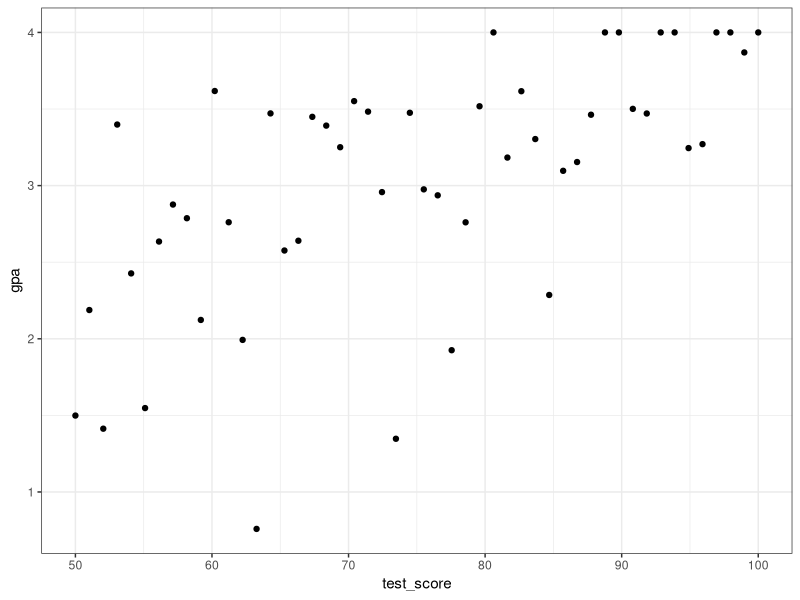
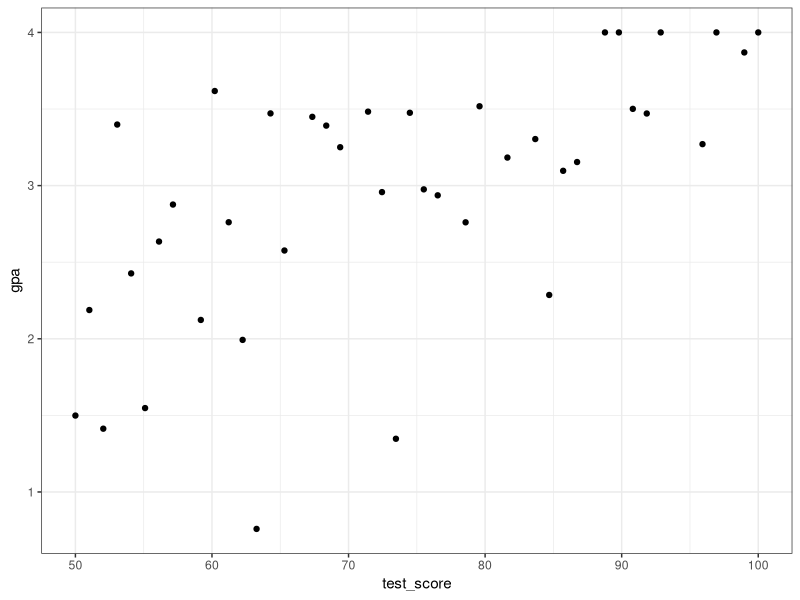
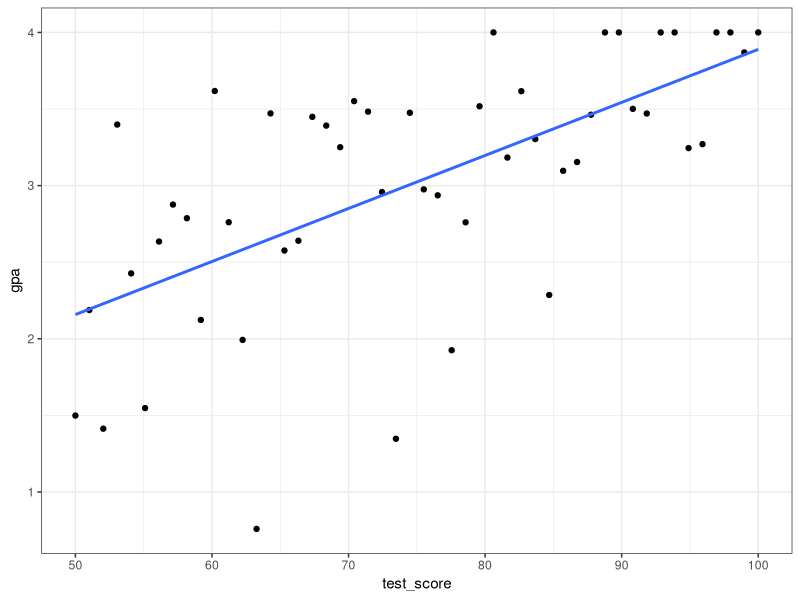
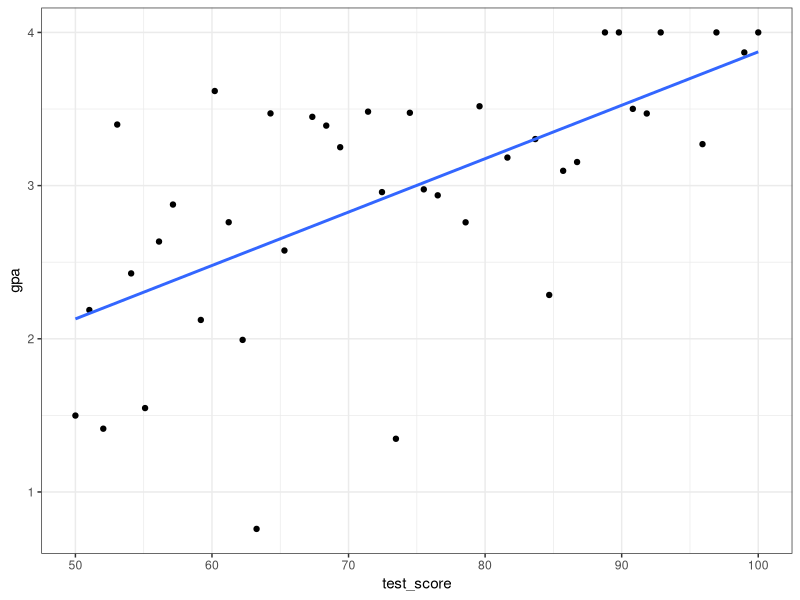
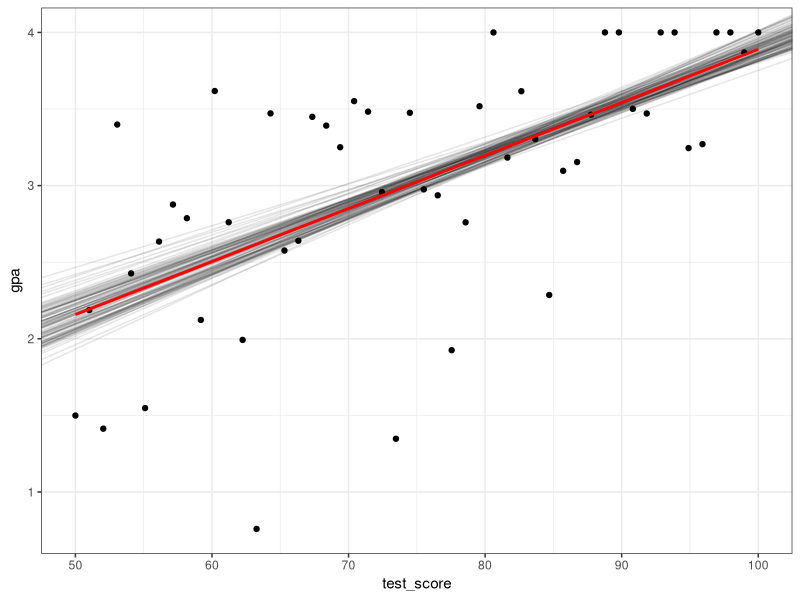
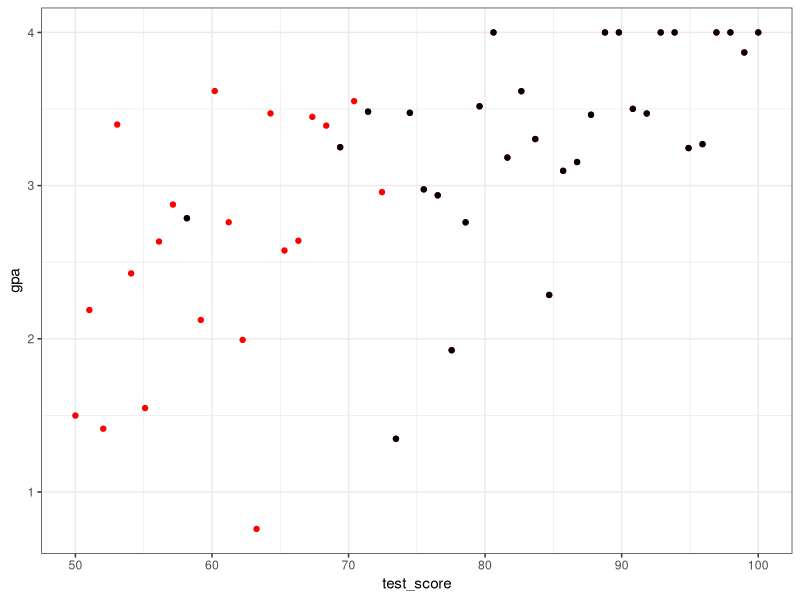
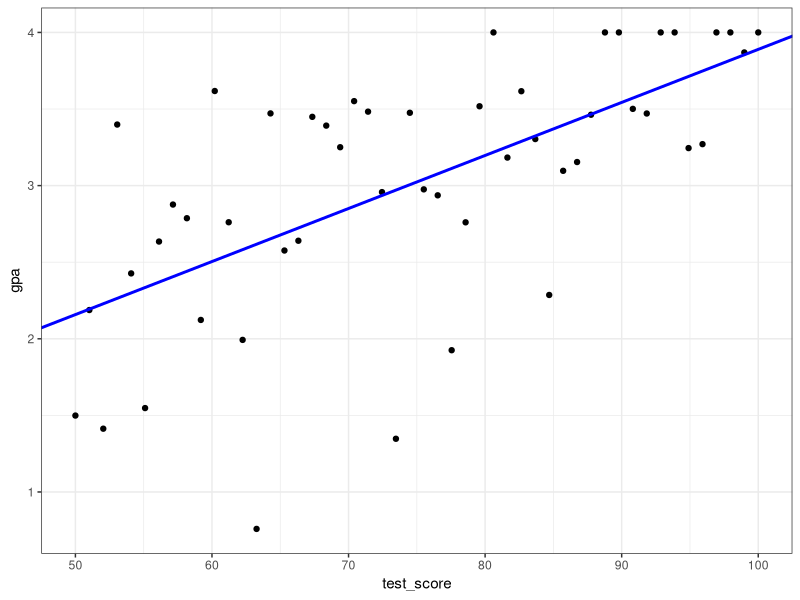
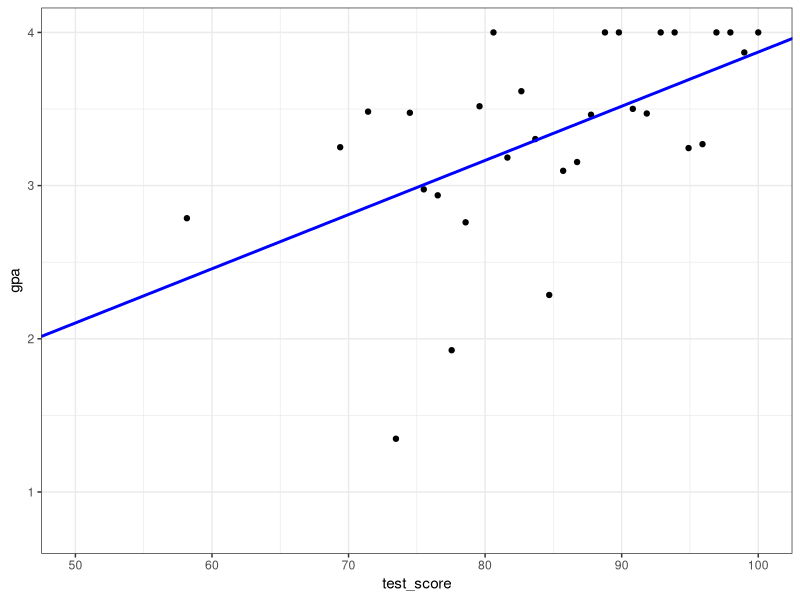

These figures' R source, in order:
## ---- chunk 1
rm(list=ls())
library(MASS)
library(tidyverse)
library(broom)
library(mice)
library(lubridate)
library(knitr)
select<-dplyr::select
set.seed(1)

options(xtable.comment = FALSE)
theme_set(theme_bw())
def.chunk.hook  <- knitr::knit_hooks$get("chunk")
knitr::knit_hooks$set(chunk = function(x, options) {
  x <- def.chunk.hook(x, options)
  ifelse(options$size != "normalsize", paste0("\\", options$size,"\n\n", x, "\n\n \\normalsize"), x)
})
knitr::opts_chunk$set(warning=FALSE, message=FALSE, tidy = TRUE, size = "small")
## ---- chunk 2
sim<-data.frame(test_score = seq(50,100, length.out = 50), 
                gpa= rnorm(50,0, 20) + seq(50,100, length.out = 50)) %>% 
  mutate(gpa = gpa / 25,
         gpa = ifelse(gpa>4, 4, gpa))
na_vals<-sample(1:nrow(sim), 10)
sim_mcar<-sim
sim_mcar[na_vals, "test_score"]<-NA
ggplot(sim, aes(x = test_score, y = gpa)) + 
  geom_point() 
## ---- chunk 3
ggplot(sim_mcar, aes(x = test_score, y = gpa)) + geom_point() 
## ---- chunk 4
ggplot(sim, aes(y = gpa, x = test_score)) + 
  geom_point() + 
  geom_smooth(method = "lm", se = F) 
## ---- chunk 5
ggplot(sim_mcar, aes(x = test_score, y = gpa)) + 
  geom_point() + 
  geom_smooth(method = "lm", se = F) 
## ---- chunk 6
lines<-data.frame(intercept = rep(NA, 100), slope = rep(NA,100))
for(i in 1:100){
  na_vals<-sample(1:nrow(sim), 10)
  temp<-sim
  temp[na_vals, "test_score"]<-NA
  m_temp<-lm(gpa ~ test_score, data = temp)
  lines[i,]<-coef(m_temp)
}

ggplot(sim,
       aes(x = test_score, y = gpa)) + 
  geom_point() + 
  geom_abline(data = lines, aes(intercept = intercept, slope = slope), alpha = 0.1) + 
  geom_smooth(method = "lm", se = F, color = "red")

## ---- chunk 7
### true values
tidy(lm(gpa~test_score, data = sim))
### average parameter estimates for 100 simulations with missing data
lines %>% summarize(mean_intercept = mean(intercept), 
                    mean_slope = mean(slope),
                    sd_intercept = sd(intercept),
                    sd_slope = sd(slope))
## ---- chunk 8
na_vals<-sample(1:nrow(sim), 20,
                prob = c(seq(0.99, 0, length.out = 25), rep(0, 25)))
sim_mar<-sim
sim_mar[na_vals, "test_score"]<-NA
ggplot(sim, aes(x = test_score, y = gpa)) + 
  geom_point(color = "red") + 
  geom_point(data = sim_mar, aes(x = test_score, y = gpa)) 
## ---- chunk 9
lm_temp<-lm(gpa~test_score, data = sim)
ggplot(sim, aes(y = gpa, x = test_score)) + 
  geom_point() + 
  geom_abline(aes(intercept = coef(lm_temp)[1], slope = coef(lm_temp)[2]),
              color = "blue", size = 1) + 
  coord_cartesian(xlim = c(50,100))
## ---- chunk 10
lm_temp<-lm(gpa~test_score, data = sim_mar)
ggplot(sim_mar, aes(x = test_score, y = gpa)) + 
  geom_point() + 
  geom_abline(aes(intercept = coef(lm_temp)[1], slope = coef(lm_temp)[2]),
              color = "blue", size = 1) + 
  coord_cartesian(xlim = c(50,100))
## ---- chunk 11
lm_temp<-lm(gpa~test_score, data = sim)
lines<-data.frame(intercept = rep(NA, 100), slope = rep(NA,100))
for(i in 1:100){
  na_vals<-sample(1:nrow(sim), 20,
                prob = c(seq(0.99, 0, length.out = 25), rep(0, 25)))
  temp<-sim
  temp[na_vals, "test_score"]<-NA
  m_temp<-lm(gpa ~ test_score, data = temp)
  lines[i,]<-coef(m_temp)
}

ggplot(sim,
       aes(x = test_score, y = gpa)) + 
  geom_point() + 
  geom_abline(data = lines, aes(intercept = intercept, slope = slope), alpha = 0.1) 

## ---- chunk 12
ggplot(sim,
       aes(x = test_score, y = gpa)) + 
  geom_point() + 
  geom_abline(data = lines, aes(intercept = intercept, slope = slope), alpha = 0.1) + 
    geom_abline(aes(intercept = coef(lm_temp)[1], slope = coef(lm_temp)[2]),
              color = "blue", size = 1) 
## ---- chunk 13
### true values
tidy(lm(gpa~test_score, data = sim))
### average parameter estimates for 100 simulations with missing data
lines %>% summarize(mean_intercept = mean(intercept), 
                    mean_slope = mean(slope),
                    sd_intercept = sd(intercept),
                    sd_slope = sd(slope))
## ---- chunk 14
head(airquality)
## ---- chunk 15
# ### predict victim sex by age, race
# fit_imp<-with(imps_fe, glm(sex ~ age + race ,
#                        family = "binomial"))
# ## Pool results with Rubin's rules
# pooled<-pool(fit_imp)
# ### just with observed data
# fit_obs<-glm(sex ~ age + race ,
#                        family = "binomial", data = fe)
